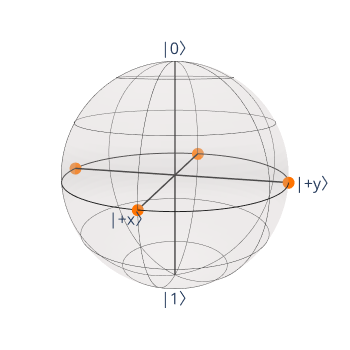

Write notebook code for a chart like this one.
### Code cell
from bloch_sphere_encoding import BlochSphereEncoder

encoder = BlochSphereEncoder(tsp_instance)
print(encoder.dist_matrix)
bloch_tsp = encoder.get_encoded_instance()

bloch_tsp.plot_all_cities_on_bloch_sphere()
